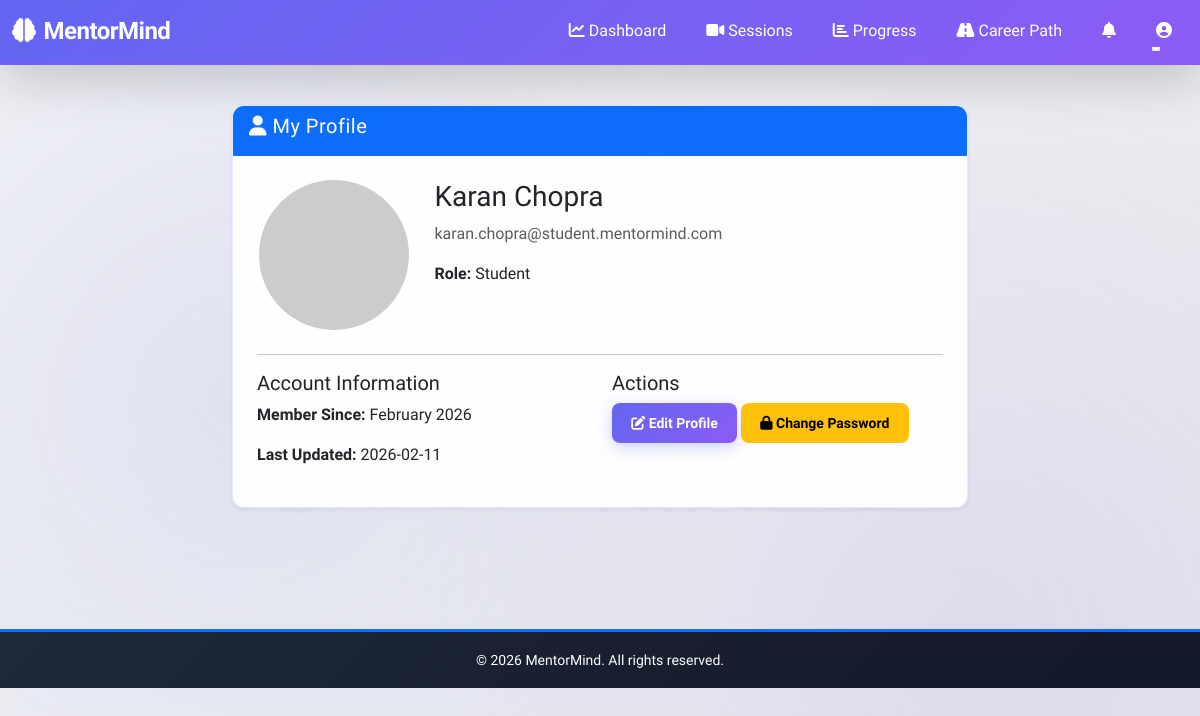
The page /student/profile (signed in) on the database its author committed.
### backend/app/models/models.py (models this page shows, shortened)
class User(UserMixin, db.Model):
    __tablename__ = 'users'
    user_id = db.Column(db.Integer, primary_key=True)
    name = db.Column(db.String(100), nullable=False)
    email = db.Column(db.String(100), unique=True, nullable=False)
    password_hash = db.Column(db.String(255), nullable=False)
    role = db.Column(db.String(20), nullable=False)  # student, mentor, admin
    phone = db.Column(db.String(15))
    profile_picture = db.Column(db.String(255))
    created_at = db.Column(db.DateTime, default=datetime.utcnow)
    updated_at = db.Column(db.DateTime, default=datetime.utcnow, onupdate=datetime.utcnow)
    student_profile = db.relationship('StudentProfile', backref='user', uselist=False)
    mentor_profile = db.relationship('MentorProfile', backref='user', uselist=False)

### backend/app/routes/student.py (the view)
@student_bp.route('/profile')
@login_required
def profile():
    if current_user.role != 'student':
        return redirect(url_for('auth.login'))
    return render_template('student/profile.html', user=current_user)

### backend/app/templates/student/profile.html (shortened to what this page needs)
{% extends "base.html" %}
{% block content %}
<div class="container py-4">
    <div class="row">
        <div class="col-md-8 mx-auto">
            <div class="card shadow-sm">
                <div class="card-header bg-primary text-white">
                    <h5><i class="fas fa-user"></i> My Profile</h5>
                </div>
                <div class="card-body">
                    <div class="row mb-4">
                        <div class="col-md-3 text-center">
                            <img src="https://via.placeholder.com/150" class="rounded-circle img-fluid" alt="Profile">
                        </div>
                        <div class="col-md-9">
                            <h3>{{ current_user.name }}</h3>
                            <p class="text-muted">{{ current_user.email }}</p>
                            <p><strong>Role:</strong> {{ current_user.role.capitalize() }}</p>
                        </div>
                    </div>
                    <hr>
                    <div class="row">
                        <div class="col-md-6">
                            <h5>Account Information</h5>
                            <p><strong>Member Since:</strong> {{ current_user.created_at.strftime('%B %Y') }}</p>
                            <p><strong>Last Updated:</strong> {{ current_user.updated_at.strftime('%Y-%m-%d') }}</p>
                        </div>
                        <div class="col-md-6">
                            <h5>Actions</h5>
                            <button class="btn btn-primary btn-sm" data-bs-toggle="modal" data-bs-target="#editProfileModal">
                                <i class="fas fa-edit"></i> Edit Profile
                            </button>
                            <button class="btn btn-warning btn-sm" data-bs-toggle="modal" data-bs-target="#changePasswordModal">
                                <i class="fas fa-lock"></i> Change Password
                            </button>
                        </div>
                    </div>
                </div>
            </div>
        </div>
    </div>
</div>
{% endblock %}

### backend/app/static/css/style.css (style rules this page uses)
:root { --primary: #6366f1; --secondary: #8b5cf6; --success: #10b981; --danger: #ef4444; --warning: #f59e0b; --info: #06b6d4; --dark: #1f2937; --light: #f3f4f6; --gradient-primary: linear-gradient(135deg, #6366f1 0%, #8b5cf6 100%); --gradient-success: linear-gradient(135deg, #10b981 0%, #34d399 100%); --gradient-danger: linear-gradient(135deg, #ef4444 0%, #f87171 100%); --gradient-warm: linear-gradient(135deg, #f59e0b 0%, #fbbf24 100%); --shadow-sm: 0 1px 2px 0 rgba(0, 0, 0, 0.05); --shadow-md: 0 4px 6px -1px rgba(0, 0, 0, 0.1); --shadow-lg: 0 10px 15px -3px rgba(0, 0, 0, 0.1); --shadow-xl: 0 20px 25px -5px rgba(0, 0, 0, 0.1); --transition-fast: 0.2s ease-in-out; --transition-base: 0.3s ease-in-out; --transition-slow: 0.5s ease-in-out; }
body, html { pointer-events: auto !important; overflow: auto !important; }
button, a, input, select, textarea, .btn, [role="button"] { pointer-events: auto !important; z-index: auto !important; background-filter: none !important; -webkit-backdrop-filter: none !important; backdrop-filter: none !important; }
* { margin: 0; padding: 0; box-sizing: border-box; }
body { font-family: 'Segoe UI', Tahoma, Geneva, Verdana, sans-serif; background: linear-gradient(135deg, #f3f4f6 0%, #e5e7eb 100%); min-height: 100vh; color: var(--dark); overflow-x: hidden; }
body::before { content: ''; position: fixed; top: 0; left: 0; width: 100%; height: 100%; background: radial-gradient(circle at 20% 50%, rgba(99, 102, 241, 0.1) 0%, transparent 50%), radial-gradient(circle at 80% 80%, rgba(139, 92, 246, 0.1) 0%, transparent 50%); pointer-events: none; z-index: -1; }
.card { border: none; border-radius: 12px; overflow: hidden; background: rgba(255, 255, 255, 0.95); box-shadow: var(--shadow-md); transition: all var(--transition-base); border: 1px solid rgba(99, 102, 241, 0.15); pointer-events: auto !important; }
.card-header { border-bottom: 2px solid rgba(99, 102, 241, 0.1); font-weight: 600; letter-spacing: 0.5px; animation: fadeIn 0.6s ease-out; }
.card-body { padding: 1.5rem; }
.btn { border-radius: 8px; font-weight: 600; padding: 0.6rem 1.2rem; border: none; cursor: pointer; transition: all var(--transition-fast); position: relative; overflow: hidden; outline: none; }
.btn::before { content: ''; position: absolute; top: 50%; left: 50%; width: 0; height: 0; background: transparent; border-radius: 50%; transform: translate(-50%, -50%); transition: width 0.6s, height 0.6s; }
.btn-primary { background: var(--gradient-primary); color: white; box-shadow: 0 4px 15px rgba(99, 102, 241, 0.3); }
.btn, .btn-primary, .btn-success, .btn-danger, .btn-warning, .btn-info { -webkit-tap-highlight-color: transparent !important; -webkit-user-select: none !important; user-select: none !important; pointer-events: auto !important; position: relative; z-index: 10 !important; }
.container { animation: fadeIn 0.5s ease-out; }
.fade-in { animation: fadeIn 0.6s ease-out; }

### rows shown on the page
User: name "Karan Chopra", email "karan.chopra@student.mentormind.com", role "Student", created_at "February 2026", updated_at "2026-02-11"
